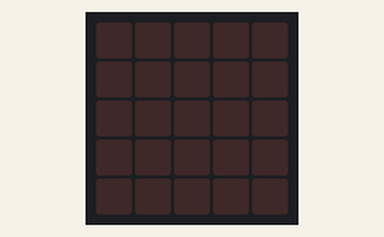
Simulated run of this program. Board: BBC micro:bit (MakeCode). Shown: the board's 5×5 LED display.

Above: at 0.1 s.
At 5.5 s:
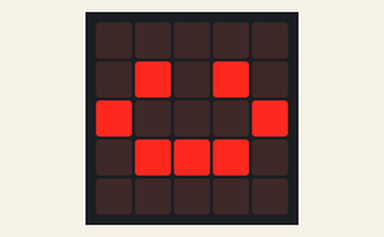

The program:

main.ts
```typescript
function sin_palabras () {
    basic.showLeds(`
        . . . . .
        . . . . .
        . # . # .
        . . . . .
        . # # # .
        `)
}
function feliz () {
    basic.showLeds(`
        . . . . .
        . # . # .
        # . . . #
        . # # # .
        . . . . .
        `)
}
function no_escucho () {
    basic.showLeds(`
        . # # # .
        # . . . .
        . # . # .
        . . . . #
        . # # # .
        `)
}
function bravo () {
    basic.showLeds(`
        # . . . #
        . # . # .
        . . # . .
        . # . # .
        . . . . .
        `)
}
let sol = 0
let dale_agua = 0
let palabras = 0
let carita_feliz = 0
let como_se_nutre_el = 0
let cosas_increible = 0
let _new = 0
let no_hablar = 0
let hablar_feo = 0
let escucha_musica = 0
como_se_nutre_el = 0
basic.forever(function () {
    if (dale_agua) {
        if (sol) {
            if (palabras) {
                basic.pause(5000)
                feliz()
            }
        }
    } else {
        basic.pause(5000)
        bravo()
    }
})
basic.forever(function () {
    let no_darle_agua = 0
    if (no_darle_agua) {
        if (no_hablar) {
            if (hablar_feo) {
                basic.pause(5000)
                bravo()
            }
        }
    } else {
        basic.pause(5000)
        feliz()
    }
})
basic.forever(function () {
    if (palabras) {
        if (escucha_musica) {
            basic.pause(5000)
            no_escucho()
        }
    } else {
        basic.pause(5000)
        feliz()
    }
})
basic.forever(function () {
    if (_new) {
        if (como_se_nutre_el) {
            if (cosas_increible) {
                basic.pause(5000)
                sin_palabras()
            }
        }
    } else {
        basic.pause(5000)
        feliz()
    }
})
```

test.ts
```typescript
// aquí va el archivo "tests"; esto no se compilará cuando este paquete se utilice como una extensión.
```

Measured:
- what the display in image 1 shows lasts 5.0 s, from 5.4 s to 10.4 s
